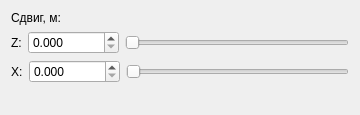
<?xml version="1.0" encoding="UTF-8"?>
<ui version="4.0">
 <class>OffsetMenuForm</class>
 <widget class="QWidget" name="OffsetMenuForm">
  <property name="geometry">
   <rect>
    <x>0</x>
    <y>0</y>
    <width>360</width>
    <height>115</height>
   </rect>
  </property>
  <property name="windowTitle">
   <string>Настройка сдвига</string>
  </property>
  <layout class="QVBoxLayout" name="verticalLayout">
   <item>
    <widget class="QLabel" name="offsetLabel">
     <property name="text">
      <string>Сдвиг, м:</string>
     </property>
    </widget>
   </item>
   <item>
    <layout class="QHBoxLayout" name="zLayout">
     <item>
      <widget class="QLabel" name="zlabel">
       <property name="text">
        <string>Z:</string>
       </property>
      </widget>
     </item>
     <item>
      <widget class="QDoubleSpinBox" name="zDBox">
       <property name="decimals">
        <number>3</number>
       </property>
       <property name="maximum">
        <double>100000000.000000000000000</double>
       </property>
       <property name="singleStep">
        <double>100.000000000000000</double>
       </property>
      </widget>
     </item>
     <item>
      <widget class="QSlider" name="zSlider">
       <property name="maximum">
        <number>1000</number>
       </property>
       <property name="orientation">
        <enum>Qt::Horizontal</enum>
       </property>
      </widget>
     </item>
    </layout>
   </item>
   <item>
    <layout class="QHBoxLayout" name="xLayout">
     <item>
      <widget class="QLabel" name="xLabel">
       <property name="text">
        <string>X:</string>
       </property>
      </widget>
     </item>
     <item>
      <widget class="QDoubleSpinBox" name="xDBox">
       <property name="decimals">
        <number>3</number>
       </property>
       <property name="maximum">
        <double>50000000.000000000000000</double>
       </property>
       <property name="singleStep">
        <double>0.010000000000000</double>
       </property>
      </widget>
     </item>
     <item>
      <widget class="QSlider" name="xSlider">
       <property name="minimum">
        <number>0</number>
       </property>
       <property name="maximum">
        <number>1000</number>
       </property>
       <property name="orientation">
        <enum>Qt::Horizontal</enum>
       </property>
      </widget>
     </item>
    </layout>
   </item>
   <item>
    <spacer name="verticalSpacer">
     <property name="orientation">
      <enum>Qt::Vertical</enum>
     </property>
     <property name="sizeHint" stdset="0">
      <size>
       <width>20</width>
       <height>40</height>
      </size>
     </property>
    </spacer>
   </item>
  </layout>
 </widget>
 <resources/>
 <connections/>
</ui>
